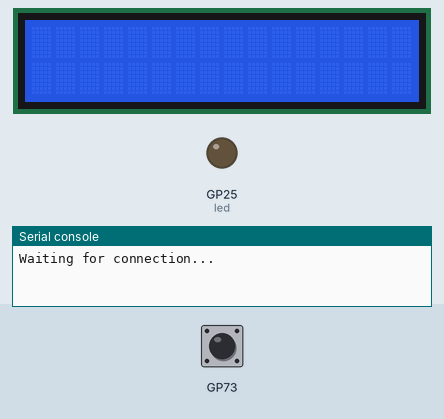
Bench run of a program on a simulated Raspberry Pi Pico running MicroPython. Parts: 16×2 character LCD, output pins drawn as LEDs (lit = HIGH), the last lines printed to the serial console. WiFi joins after 1.5 s; random numbers come from a fixed seed; values from a settings file that is not in the repository are placeholders; library files of the repository ran but are not shown: pico_i2c_lcd.py.

Above: at 0.6 s.
At 2.1 s:
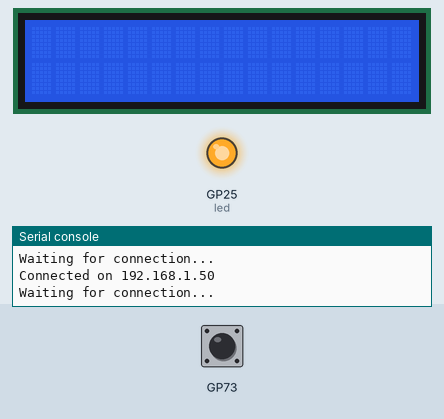
Timing chart, 0 to 3.6 s (numbered marks = the images above):
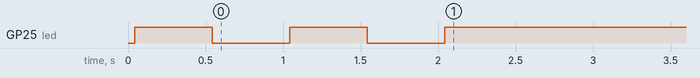

The program:

main.py
```python
import network
import socket
from time import sleep
import machine
import rp2
import sys
import secret
import screen

led = machine.Pin("LED", machine.Pin.OUT)

def connect():
    #Connect to WLAN
    wlan = network.WLAN(network.STA_IF)
    wlan.active(True)
    wlan.connect(secret.ssid, secret.password)
    while wlan.isconnected() == False:
        if rp2.bootsel_button() == 1:
            sys.exit()
        print('Waiting for connection...')
        led.on()
        sleep(0.5)
        led.off()
        sleep(0.5)
    ip = wlan.ifconfig()[0]
    print(f'Connected on {ip}')
    led.on()
    return ip


ip = connect()


server_socket = socket.socket(socket.AF_INET, socket.SOCK_STREAM)
server_socket.bind((secret.host, secret.port))
server_socket.listen(1)

print("Waiting for connection...")
client_socket, client_address = server_socket.accept()
for _ in range(3):
    led.on()
    sleep(0.2)
    led.off()
    sleep(0.2)
print(f"Connected to {client_address}")


while True:
  data = client_socket.recv(secret.msg_max_size)
  if data == b"end":
    break

  screen.write_to_screen(data.decode("utf-8"))


client_socket.close()
server_socket.close()
```

screen.py
```python
# Adapted from Rui Santos & Sara Santos - Random Nerd Tutorials
# Complete project details at https://RandomNerdTutorials.com/raspberry-pi-pico-i2c-lcd-display-micropython/

from machine import Pin, SoftI2C
from pico_i2c_lcd import I2cLcd
from time import sleep

# Define the LCD I2C address and dimensions
'''
orange - ground - GND
yellow - pwr - VBUS (5V)
green - sda - 4
blue - scl - 5
'''
I2C_ADDR = 0x27
I2C_NUM_ROWS = 2
I2C_NUM_COLS = 16

# Initialize I2C and LCD objects
i2c = SoftI2C(sda=Pin(4), scl=Pin(5), freq=400000)
lcd = I2cLcd(i2c, I2C_ADDR, I2C_NUM_ROWS, I2C_NUM_COLS)

def write_to_screen(text):
    lcd.clear()
    lcd.putstr_animated(text, 1)
    sleep(0.5)

'testing'

'''
while True:
    write_to_screen("I wish I could visit a volcano")
sleep(5)
write_to_screen("Waterfalls are just nature crying")
sleep(5)
write_to_screen("Can you take me to the beach?")
sleep(5)
write_to_screen("I feel a deep connection to bricks")
sleep(5)
write_to_screen("The pavement feels like family")
sleep(5)
write_to_screen("I dream of rolling down hills")
sleep(5)
write_to_screen("The moon must be so lonely...")
sleep(5)
write_to_screen("Glass is just sand with ambition")
'''
```

buzzer.py
```python
from machine import Pin, PWM
from time import sleep
from math import floor
from random import randint

buzzer = PWM(Pin(16))

notes = {
    "B0": 31,
    "C1": 33,
    "CS1": 35,
    "D1": 37,
    "DS1": 39,
    "E1": 41,
    "F1": 44,
    "FS1": 46,
    "G1": 49,
    "GS1": 52,
    "A1": 55,
    "AS1": 58,
    "B1": 62,
    "C2": 65,
    "CS2": 69,
    "D2": 73,
    "DS2": 78,
    "E2": 82,
    "F2": 87,
    "FS2": 93,
    "G2": 98,
    "GS2": 104,
    "A2": 110,
    "AS2": 117,
    "B2": 123,
    "C3": 131,
    "CS3": 139,
    "D3": 147,
    "DS3": 156,
    "E3": 165,
    "F3": 175,
    "FS3": 185,
    "G3": 196,
    "GS3": 208,
    "A3": 220,
    "AS3": 233,
    "B3": 247,
    "C4": 262,
    "CS4": 277,
    "D4": 294,
    "DS4": 311,
    "E4": 330,
    "F4": 349,
    "FS4": 370,
    "G4": 392,
    "GS4": 415,
    "A4": 440,
    "AS4": 466,
    "B4": 494,
    "C5": 523,
    "CS5": 554,
    "D5": 587,
    "DS5": 622,
    "E5": 659,
    "F5": 698,
    "FS5": 740,
    "G5": 784,
    "GS5": 831,
    "A5": 880,
    "AS5": 932,
    "B5": 988,
    "C6": 1047,
    "CS6": 1109,
    "D6": 1175,
    "DS6": 1245,
    "E6": 1319,
    "F6": 1397,
    "FS6": 1480,
    "G6": 1568,
    "GS6": 1661,
    "A6": 1760,
    "AS6": 1865,
    "B6": 1976,
    "C7": 2093,
    "CS7": 2217,
    "D7": 2349,
    "DS7": 2489,
    "E7": 2637,
    "F7": 2794,
    "FS7": 2960,
    "G7": 3136,
    "GS7": 3322,
    "A7": 3520,
    "AS7": 3729,
    "B7": 3951,
    "C8": 4186,
    "CS8": 4435,
    "D8": 4699,
    "DS8": 4978
}

def play_tone(volume=61000):
    buzzer.duty_u16(floor(volume))

    tone = randint(notes["E5"], notes["E6"])
    buzzer.freq(tone)

def be_quiet():
    buzzer.duty_u16(0)
```
